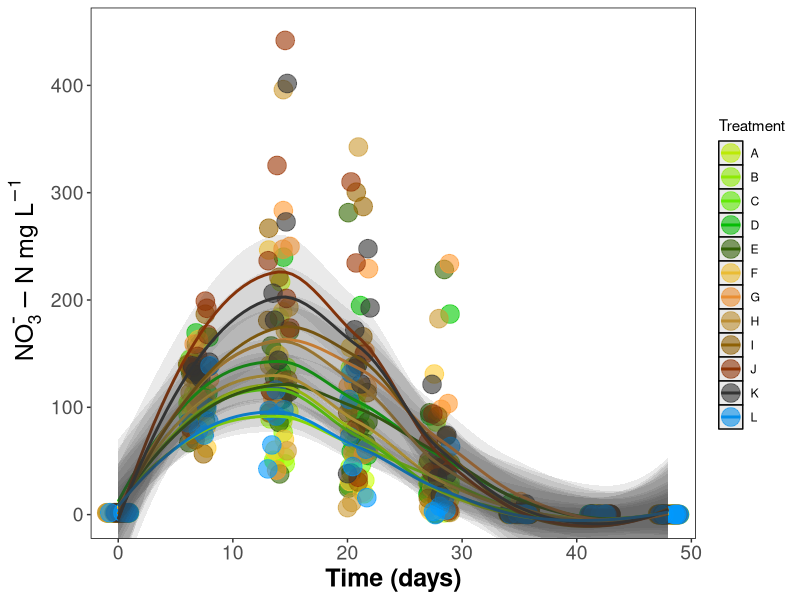

Here is the R script that generated this plot:
## This script takes the wrangled data from 15n_sol_proc.R and ../results/raw/15n_soil_sol.csv
## It examines the final processed data ../results/processed/ratios.csv

library(tidyverse)
all <- read_csv("results/processed/ratios.csv")
all

## Now let's look how the variables change over time

## this page was helpful for mu and super/subscripts: 
## https://stackoverflow.com/questions/34892262/subscripts-and-superscripts-or-with-ggplot2-axis-labels-ionic-chemical

## also here: https://rstudio-pubs-static.s3.amazonaws.com/136237_170402e5f0b54561bf7605bdea98267a.html



ggplot(data = all, aes(days, no3, colour = trt)) +
  scale_colour_manual(values=c("#CCFF00",
                               "#99FF00",
                               "#66FF00",
                               "#00CC00",
                               "#336600",
                               "#FFCC33",
                               "#FF9933",
                               "#CC9933",
                               "#996600",
                               "#993300",
                               "#333333",
                               "#0099FF"
  )) +
  #geom_point(size = 6, alpha = 0.6) +
  geom_jitter(size = 6, alpha = 0.6, width = 1) +
  stat_smooth(method = "loess", se = FALSE, size = 1) + 
  stat_smooth(method = "loess", 
  #              colour = "red", 
                geom = "ribbon", 
                alpha = 0.1,
                size = 0.01,
  #              fill = , 
                fullrange = FALSE) + 
 # xlim(0, 48) + ylim(0, 300) +
  coord_cartesian(xlim = c(0, 48), ylim = c(0, 450)) +
  labs(
    x = "Time (days)",
    y = ~NO[3]^{textstyle("-")}-N ~mg~L^{-1},
    #  title = "Nitrogen",
    colour = "Treatment"
  ) +
  theme(
    panel.grid = element_blank(),
    # axis.text.y = element_text(angle = 90), rotates labels
    axis.text=element_text(size=14),
    axis.title = element_text(color="black", face="bold", size=18),
    panel.background = element_rect(fill = "white",
                                    colour = "black")
  )


